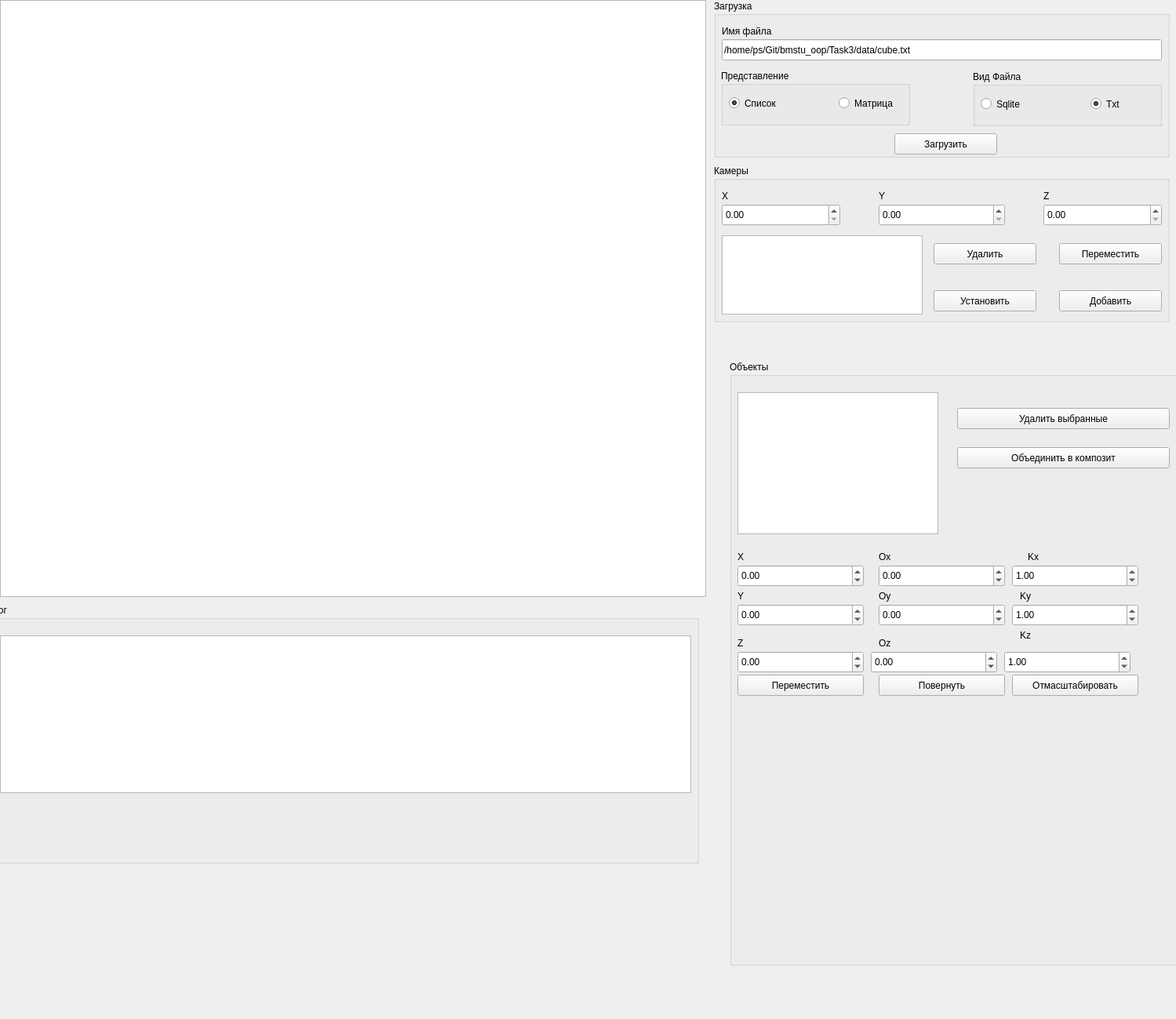
<?xml version="1.0" encoding="UTF-8"?>
<ui version="4.0">
 <class>MainWindow</class>
 <widget class="QMainWindow" name="MainWindow">
  <property name="geometry">
   <rect>
    <x>0</x>
    <y>0</y>
    <width>1499</width>
    <height>1299</height>
   </rect>
  </property>
  <property name="windowTitle">
   <string>MainWindow</string>
  </property>
  <widget class="QWidget" name="centralwidget">
   <widget class="QGraphicsView" name="graphicsView">
    <property name="geometry">
     <rect>
      <x>0</x>
      <y>0</y>
      <width>900</width>
      <height>761</height>
     </rect>
    </property>
   </widget>
   <widget class="QGroupBox" name="loadGroupBox">
    <property name="geometry">
     <rect>
      <x>910</x>
      <y>0</y>
      <width>581</width>
      <height>201</height>
     </rect>
    </property>
    <property name="title">
     <string>Загрузка</string>
    </property>
    <widget class="QGroupBox" name="typeGroupBOx">
     <property name="geometry">
      <rect>
       <x>9</x>
       <y>89</y>
       <width>241</width>
       <height>71</height>
      </rect>
     </property>
     <property name="title">
      <string>Представление</string>
     </property>
     <widget class="QRadioButton" name="listRadioButton">
      <property name="geometry">
       <rect>
        <x>10</x>
        <y>30</y>
        <width>81</width>
        <height>25</height>
       </rect>
      </property>
      <property name="text">
       <string>Список</string>
      </property>
      <property name="checked">
       <bool>true</bool>
      </property>
     </widget>
     <widget class="QRadioButton" name="matrixRadioButton">
      <property name="geometry">
       <rect>
        <x>150</x>
        <y>30</y>
        <width>81</width>
        <height>25</height>
       </rect>
      </property>
      <property name="text">
       <string>Матрица</string>
      </property>
     </widget>
    </widget>
    <widget class="QLineEdit" name="fileLineEdit">
     <property name="geometry">
      <rect>
       <x>10</x>
       <y>50</y>
       <width>561</width>
       <height>27</height>
      </rect>
     </property>
     <property name="text">
      <string>/home/ps/Git/bmstu_oop/Task3/data/cube.txt</string>
     </property>
    </widget>
    <widget class="QLabel" name="label">
     <property name="geometry">
      <rect>
       <x>10</x>
       <y>30</y>
       <width>321</width>
       <height>19</height>
      </rect>
     </property>
     <property name="text">
      <string>Имя файла</string>
     </property>
    </widget>
    <widget class="QPushButton" name="loadPushButton">
     <property name="geometry">
      <rect>
       <x>230</x>
       <y>170</y>
       <width>131</width>
       <height>27</height>
      </rect>
     </property>
     <property name="text">
      <string>Загрузить</string>
     </property>
    </widget>
    <widget class="QGroupBox" name="fileGroupBox">
     <property name="geometry">
      <rect>
       <x>330</x>
       <y>90</y>
       <width>241</width>
       <height>71</height>
      </rect>
     </property>
     <property name="title">
      <string>Вид Файла</string>
     </property>
     <widget class="QRadioButton" name="sqliteRadioButton">
      <property name="geometry">
       <rect>
        <x>10</x>
        <y>30</y>
        <width>81</width>
        <height>25</height>
       </rect>
      </property>
      <property name="text">
       <string>Sqlite</string>
      </property>
      <property name="checked">
       <bool>false</bool>
      </property>
     </widget>
     <widget class="QRadioButton" name="txtRadioButton">
      <property name="geometry">
       <rect>
        <x>150</x>
        <y>30</y>
        <width>81</width>
        <height>25</height>
       </rect>
      </property>
      <property name="text">
       <string>Txt</string>
      </property>
      <property name="checked">
       <bool>true</bool>
      </property>
     </widget>
    </widget>
   </widget>
   <widget class="QGroupBox" name="cameraGroupBox">
    <property name="geometry">
     <rect>
      <x>910</x>
      <y>210</y>
      <width>581</width>
      <height>201</height>
     </rect>
    </property>
    <property name="title">
     <string>Камеры</string>
    </property>
    <widget class="QDoubleSpinBox" name="cameraXSpin">
     <property name="geometry">
      <rect>
       <x>10</x>
       <y>50</y>
       <width>151</width>
       <height>28</height>
      </rect>
     </property>
    </widget>
    <widget class="QDoubleSpinBox" name="cameraZSpin">
     <property name="geometry">
      <rect>
       <x>420</x>
       <y>50</y>
       <width>151</width>
       <height>28</height>
      </rect>
     </property>
    </widget>
    <widget class="QDoubleSpinBox" name="cameraYSpin">
     <property name="geometry">
      <rect>
       <x>210</x>
       <y>50</y>
       <width>161</width>
       <height>28</height>
      </rect>
     </property>
    </widget>
    <widget class="QPushButton" name="cameraAddPushbutton">
     <property name="geometry">
      <rect>
       <x>440</x>
       <y>160</y>
       <width>131</width>
       <height>27</height>
      </rect>
     </property>
     <property name="text">
      <string>Добавить</string>
     </property>
    </widget>
    <widget class="QListWidget" name="cameraListWidget">
     <property name="geometry">
      <rect>
       <x>10</x>
       <y>90</y>
       <width>256</width>
       <height>101</height>
      </rect>
     </property>
    </widget>
    <widget class="QPushButton" name="cameraSetPushbutton">
     <property name="geometry">
      <rect>
       <x>280</x>
       <y>160</y>
       <width>131</width>
       <height>27</height>
      </rect>
     </property>
     <property name="text">
      <string>Установить</string>
     </property>
    </widget>
    <widget class="QPushButton" name="cameraDeletePushbutton">
     <property name="geometry">
      <rect>
       <x>280</x>
       <y>100</y>
       <width>131</width>
       <height>27</height>
      </rect>
     </property>
     <property name="text">
      <string>Удалить</string>
     </property>
    </widget>
    <widget class="QPushButton" name="cameraMoveButton">
     <property name="geometry">
      <rect>
       <x>440</x>
       <y>100</y>
       <width>131</width>
       <height>27</height>
      </rect>
     </property>
     <property name="text">
      <string>Переместить</string>
     </property>
    </widget>
    <widget class="QLabel" name="label_2">
     <property name="geometry">
      <rect>
       <x>10</x>
       <y>30</y>
       <width>66</width>
       <height>19</height>
      </rect>
     </property>
     <property name="text">
      <string>X</string>
     </property>
    </widget>
    <widget class="QLabel" name="label_3">
     <property name="geometry">
      <rect>
       <x>210</x>
       <y>30</y>
       <width>66</width>
       <height>19</height>
      </rect>
     </property>
     <property name="text">
      <string>Y</string>
     </property>
    </widget>
    <widget class="QLabel" name="label_4">
     <property name="geometry">
      <rect>
       <x>420</x>
       <y>30</y>
       <width>66</width>
       <height>19</height>
      </rect>
     </property>
     <property name="text">
      <string>Z</string>
     </property>
    </widget>
   </widget>
   <widget class="QGroupBox" name="objectGroupBox">
    <property name="geometry">
     <rect>
      <x>930</x>
      <y>460</y>
      <width>581</width>
      <height>771</height>
     </rect>
    </property>
    <property name="title">
     <string>Объекты</string>
    </property>
    <widget class="QListWidget" name="objectListWidget">
     <property name="geometry">
      <rect>
       <x>10</x>
       <y>40</y>
       <width>256</width>
       <height>181</height>
      </rect>
     </property>
     <property name="selectionMode">
      <enum>QAbstractItemView::ExtendedSelection</enum>
     </property>
    </widget>
    <widget class="QDoubleSpinBox" name="obkectMoveXSpin">
     <property name="geometry">
      <rect>
       <x>10</x>
       <y>260</y>
       <width>161</width>
       <height>28</height>
      </rect>
     </property>
     <property name="minimum">
      <double>-500.000000000000000</double>
     </property>
     <property name="maximum">
      <double>500.000000000000000</double>
     </property>
    </widget>
    <widget class="QDoubleSpinBox" name="objectScaleXSpin">
     <property name="geometry">
      <rect>
       <x>360</x>
       <y>260</y>
       <width>161</width>
       <height>28</height>
      </rect>
     </property>
     <property name="minimum">
      <double>-100.000000000000000</double>
     </property>
     <property name="maximum">
      <double>100.000000000000000</double>
     </property>
     <property name="value">
      <double>1.000000000000000</double>
     </property>
    </widget>
    <widget class="QDoubleSpinBox" name="objectRotateXSpin">
     <property name="geometry">
      <rect>
       <x>190</x>
       <y>260</y>
       <width>161</width>
       <height>28</height>
      </rect>
     </property>
     <property name="minimum">
      <double>-360.000000000000000</double>
     </property>
     <property name="maximum">
      <double>360.000000000000000</double>
     </property>
    </widget>
    <widget class="QDoubleSpinBox" name="objectMoveYSpin">
     <property name="geometry">
      <rect>
       <x>10</x>
       <y>310</y>
       <width>161</width>
       <height>28</height>
      </rect>
     </property>
     <property name="minimum">
      <double>-490.000000000000000</double>
     </property>
     <property name="maximum">
      <double>500.000000000000000</double>
     </property>
    </widget>
    <widget class="QDoubleSpinBox" name="objectRotateYSpin">
     <property name="geometry">
      <rect>
       <x>190</x>
       <y>310</y>
       <width>161</width>
       <height>28</height>
      </rect>
     </property>
     <property name="minimum">
      <double>-360.000000000000000</double>
     </property>
     <property name="maximum">
      <double>360.000000000000000</double>
     </property>
    </widget>
    <widget class="QDoubleSpinBox" name="objectScaleYSpin">
     <property name="geometry">
      <rect>
       <x>360</x>
       <y>310</y>
       <width>161</width>
       <height>28</height>
      </rect>
     </property>
     <property name="minimum">
      <double>-100.000000000000000</double>
     </property>
     <property name="maximum">
      <double>100.000000000000000</double>
     </property>
     <property name="value">
      <double>1.000000000000000</double>
     </property>
    </widget>
    <widget class="QDoubleSpinBox" name="objectMoveZSpin">
     <property name="geometry">
      <rect>
       <x>10</x>
       <y>370</y>
       <width>161</width>
       <height>28</height>
      </rect>
     </property>
     <property name="minimum">
      <double>-490.000000000000000</double>
     </property>
     <property name="maximum">
      <double>500.000000000000000</double>
     </property>
    </widget>
    <widget class="QDoubleSpinBox" name="objectRotateZSpin">
     <property name="geometry">
      <rect>
       <x>180</x>
       <y>370</y>
       <width>161</width>
       <height>28</height>
      </rect>
     </property>
     <property name="minimum">
      <double>-360.000000000000000</double>
     </property>
     <property name="maximum">
      <double>360.000000000000000</double>
     </property>
    </widget>
    <widget class="QDoubleSpinBox" name="objectScaleZSpin">
     <property name="geometry">
      <rect>
       <x>350</x>
       <y>370</y>
       <width>161</width>
       <height>28</height>
      </rect>
     </property>
     <property name="minimum">
      <double>-100.000000000000000</double>
     </property>
     <property name="maximum">
      <double>100.000000000000000</double>
     </property>
     <property name="value">
      <double>1.000000000000000</double>
     </property>
    </widget>
    <widget class="QPushButton" name="objectDeletePushbutton">
     <property name="geometry">
      <rect>
       <x>290</x>
       <y>60</y>
       <width>271</width>
       <height>27</height>
      </rect>
     </property>
     <property name="text">
      <string>Удалить выбранные</string>
     </property>
    </widget>
    <widget class="QPushButton" name="objectCompositePushbutton">
     <property name="geometry">
      <rect>
       <x>290</x>
       <y>110</y>
       <width>271</width>
       <height>27</height>
      </rect>
     </property>
     <property name="text">
      <string>Объединить в композит</string>
     </property>
    </widget>
    <widget class="QLabel" name="label_5">
     <property name="geometry">
      <rect>
       <x>10</x>
       <y>240</y>
       <width>66</width>
       <height>19</height>
      </rect>
     </property>
     <property name="text">
      <string>X</string>
     </property>
    </widget>
    <widget class="QLabel" name="label_6">
     <property name="geometry">
      <rect>
       <x>190</x>
       <y>240</y>
       <width>66</width>
       <height>19</height>
      </rect>
     </property>
     <property name="text">
      <string>Ox</string>
     </property>
    </widget>
    <widget class="QLabel" name="label_7">
     <property name="geometry">
      <rect>
       <x>380</x>
       <y>240</y>
       <width>66</width>
       <height>19</height>
      </rect>
     </property>
     <property name="text">
      <string>Kx</string>
     </property>
    </widget>
    <widget class="QLabel" name="label_8">
     <property name="geometry">
      <rect>
       <x>10</x>
       <y>290</y>
       <width>66</width>
       <height>19</height>
      </rect>
     </property>
     <property name="text">
      <string>Y</string>
     </property>
    </widget>
    <widget class="QLabel" name="label_9">
     <property name="geometry">
      <rect>
       <x>370</x>
       <y>290</y>
       <width>66</width>
       <height>19</height>
      </rect>
     </property>
     <property name="text">
      <string>Ky</string>
     </property>
    </widget>
    <widget class="QLabel" name="label_10">
     <property name="geometry">
      <rect>
       <x>190</x>
       <y>290</y>
       <width>66</width>
       <height>19</height>
      </rect>
     </property>
     <property name="text">
      <string>Oy</string>
     </property>
    </widget>
    <widget class="QLabel" name="label_11">
     <property name="geometry">
      <rect>
       <x>190</x>
       <y>350</y>
       <width>66</width>
       <height>19</height>
      </rect>
     </property>
     <property name="text">
      <string>Oz</string>
     </property>
    </widget>
    <widget class="QLabel" name="label_12">
     <property name="geometry">
      <rect>
       <x>10</x>
       <y>350</y>
       <width>66</width>
       <height>19</height>
      </rect>
     </property>
     <property name="text">
      <string>Z</string>
     </property>
    </widget>
    <widget class="QLabel" name="label_13">
     <property name="geometry">
      <rect>
       <x>370</x>
       <y>340</y>
       <width>66</width>
       <height>19</height>
      </rect>
     </property>
     <property name="text">
      <string>Kz</string>
     </property>
    </widget>
    <widget class="QPushButton" name="objectMovePushbutton">
     <property name="geometry">
      <rect>
       <x>10</x>
       <y>400</y>
       <width>161</width>
       <height>27</height>
      </rect>
     </property>
     <property name="text">
      <string>Переместить</string>
     </property>
    </widget>
    <widget class="QPushButton" name="objectRotatePushbutton">
     <property name="geometry">
      <rect>
       <x>190</x>
       <y>400</y>
       <width>161</width>
       <height>27</height>
      </rect>
     </property>
     <property name="text">
      <string>Повернуть</string>
     </property>
    </widget>
    <widget class="QPushButton" name="objectScalePushbutton">
     <property name="geometry">
      <rect>
       <x>360</x>
       <y>400</y>
       <width>161</width>
       <height>27</height>
      </rect>
     </property>
     <property name="text">
      <string>Отмасштабировать</string>
     </property>
    </widget>
   </widget>
   <widget class="QGroupBox" name="logGroupBox">
    <property name="geometry">
     <rect>
      <x>-10</x>
      <y>770</y>
      <width>901</width>
      <height>331</height>
     </rect>
    </property>
    <property name="title">
     <string>Лог</string>
    </property>
    <widget class="QTextEdit" name="logTextEdit">
     <property name="geometry">
      <rect>
       <x>10</x>
       <y>40</y>
       <width>881</width>
       <height>201</height>
      </rect>
     </property>
     <property name="readOnly">
      <bool>true</bool>
     </property>
    </widget>
   </widget>
  </widget>
 </widget>
 <resources/>
 <connections/>
</ui>
